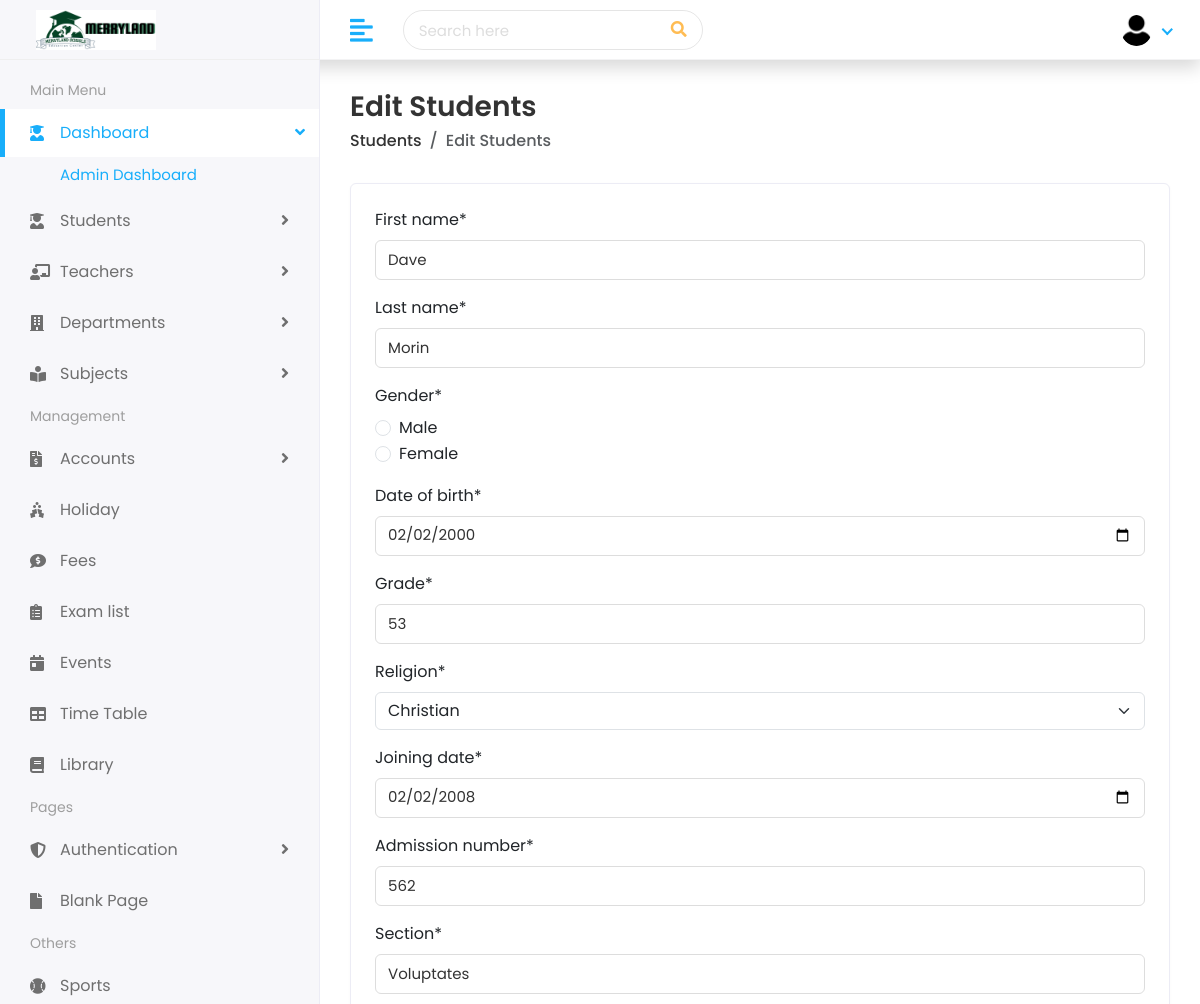
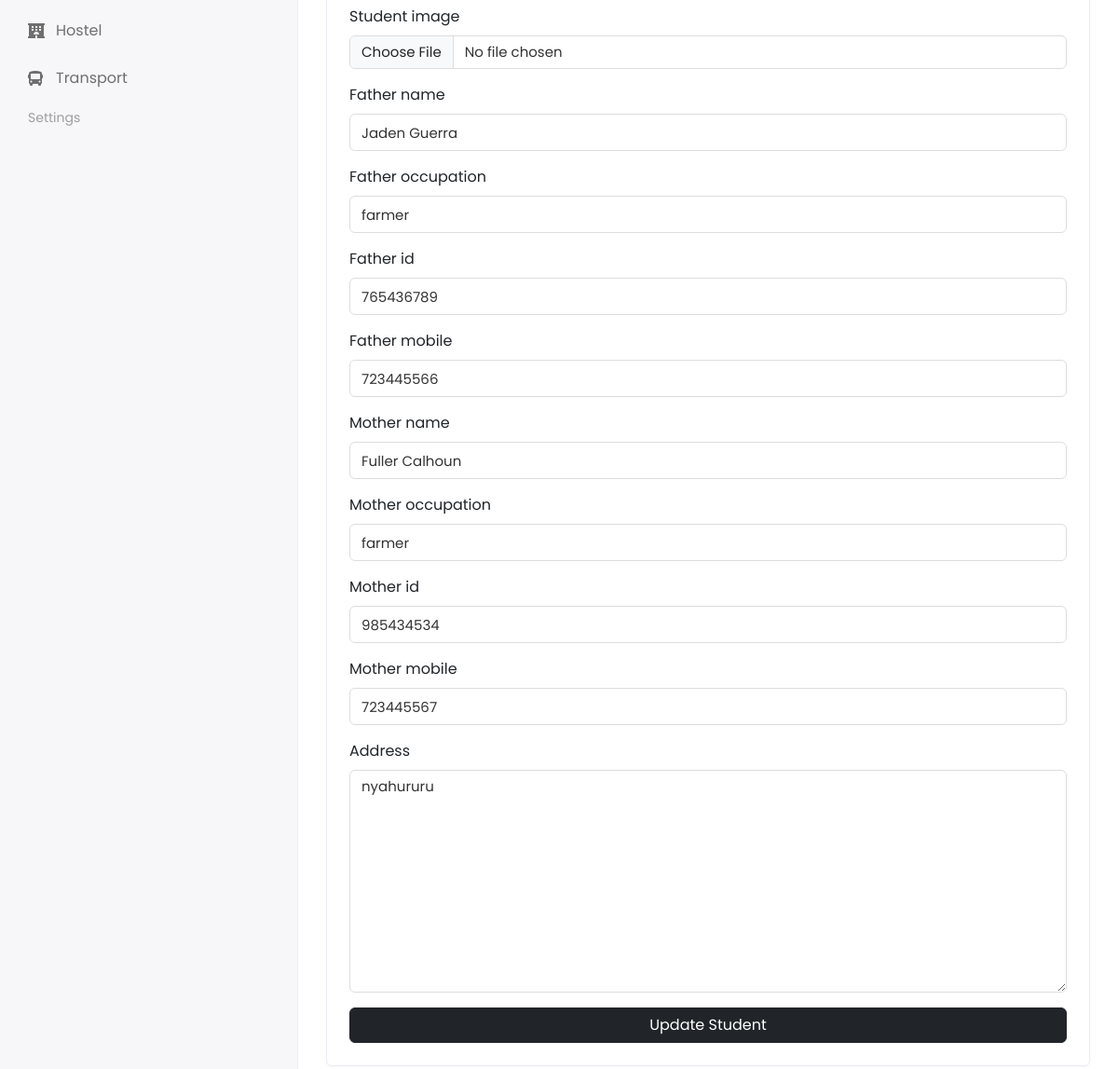
The app's page /students/students/students/edit/9/ (signed in) with its own data (2 pictures, top to bottom).
### apps/students/models.py (models this page shows, shortened)
class Student(models.Model):
    first_name = models.CharField(max_length=100)
    last_name = models.CharField(max_length=100)
    gender = models.CharField(max_length=100)
    date_of_birth = models.DateField()
    grade = models.IntegerField()
    religion = models.CharField(max_length=100)
    joining_date = models.DateField()
    admission_number = models.CharField(max_length=15)
    section = models.CharField(max_length=10)
    student_image = models.ImageField(upload_to=generate_unique_name,blank=True, null=True)
    parent = models.ForeignKey(Parent, on_delete=models.CASCADE, related_name="student")
    term_fee = models.DecimalField(max_digits=10, decimal_places=2, default=0)
    class Meta:
        db_table = 'students'

class Parent(models.Model):
    father_name = models.CharField(max_length=100)
    father_occupation = models.CharField(max_length=30)
    father_id = models.IntegerField()
    father_mobile = PhoneNumberField(region="KE",blank=True, null=True)
    mother_name = models.CharField(max_length=100)
    mother_occupation = models.CharField(max_length=30)
    mother_id = models.IntegerField()
    mother_mobile = PhoneNumberField(region="KE",blank=True, null=True)
    address = models.TextField(20)
    class Meta:
        db_table = 'parents'

### apps/students/views.py (the view)
# urls.py: path('students/students/edit/<int:student_id>/', views.edit_student, name='edit_student'),
@login_required
@permission_required("manage.change_student",raise_exception=True)
def edit_student(request,student_id):
    student = get_object_or_404(Student,id=student_id)
    if request.method == 'POST':
         form = StudentForm(request.POST,request.FILES,instance=student)
         if form.is_valid():
             form.save() #save change to db
             messages.success(request,"Student updated successfully")
             return redirect("students")
         else:
             messages.error(request,"Failed to update student.Please correct the errors.")
    else:
         form = StudentForm(instance=student)
    return render(request, "students/edit-student.html", {'form':form, 'student':student})

### templates/students/edit-student.html (shortened to what this page needs)
{% extends 'Home/base.html' %}
{% load crispy_forms_filters %}
{% load static %}
{% block body %}
<div class="page-wrapper">
    <div class="content container-fluid">
        <div class="page-header">
            <div class="row align-items-center">
                <div class="col">
                    <h3 class="page-title">Edit Students</h3>
                    <ul class="breadcrumb">
                        <li class="breadcrumb-item"><a href="/apps/students">Students</a></li>
                        <li class="breadcrumb-item active">Edit Students</li>
                    </ul>
                </div>
            </div>
        </div>
        <div class="row">
            <div class="col-sm-12">
                <div class="card">
                    <div class="card-body">
                        <form action="" method="post" enctype="multipart/form-data">
                            {{ form | crispy }}
                            <button class="btn btn-dark w-100">Update Student</button>
                        </form>
                    </div>
                </div>
            </div>
        </div>
    </div>
</div>
{% endblock %}

### static/assets/css/style.css (style rules this page uses)
html { height: 100%; }
body { background-color: #fff; color: #333; font-family: 'Poppins', sans-serif; font-size: 1rem; height: 100%; line-height: 1.5; overflow-x: hidden; }
h1, h2, h3, h4, h5, h6 { font-family: 'Poppins', sans-serif; margin-top: 0; }
.form-control { border: 1px solid #ddd; box-shadow: none; color: #333; font-size: 15px; height: 40px; }
input, input:focus, button, button:focus { outline: none; }
input[type="file"] { height: auto; min-height: calc(1.5em + .75rem + 2px); }
input[type=text], input[type=password] { -webkit-appearance: none; -moz-appearance: none; appearance: none; }
textarea.form-control { resize: vertical; }
ul, ol { padding: 0px; list-style: none; }
.card { border: 1px solid #ececf5; box-shadow: 0 1px 3px 0 rgba(0, 0, 0, 0.03); margin-bottom: 1.875rem; }
.card-body { padding: 1.5rem; }
.page-wrapper { margin-left: 320px; padding-top: 60px; position: relative; transition: all 0.4s ease; }
.page-wrapper > .content { padding: 1.875rem 1.875rem 0; }
.page-header { margin-bottom: 1.875rem; }
.page-header .breadcrumb { background-color: transparent; color: #6c757d; font-size: 1rem; font-weight: 500; margin-bottom: 0; padding: 0; }
.page-header .breadcrumb a { color: #333; }
.page-title { font-size: 28px; font-weight: 600; color: #333; margin-bottom: 5px; }

### templates/Home/base.html (style rules this page uses)
legend { font-size: 1rem; }

### records on screen
Student: first_name "Dave", last_name "Morin", gender "☐ Male ☐ Female", date_of_birth "02/02/2000", grade "53", religion "Christian", joining_date "02/02/2008", admission_number "562", section "Voluptates"
Parent: father_name "Jaden Guerra", father_occupation "farmer", father_mobile "723445566", mother_name "Fuller Calhoun", mother_occupation "farmer", mother_mobile "723445567", address "nyahururu"
